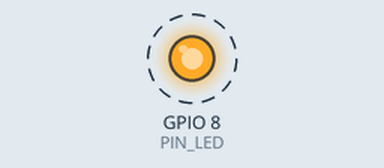
The sketch below on a simulated ESP32-C3. On the bench: output pins drawn as LEDs (lit = HIGH). Dashed ring = blinking. Nothing arrives over Bluetooth unless stated; a phone connects over Bluetooth LE 3 s after start; what the sketch prints to the serial monitor is not drawn.

Above: at 3.7 s.
Timing chart, 0 to 7.9 s (numbered marks = the images above):
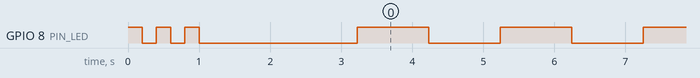

The sketch:

test_step3.ino
```cpp
/*
 * Step 3 - Test basic BLE (no callbacks, just advertise)
 */

#include <Arduino.h>
#include <BLEDevice.h>
#include <BLEServer.h>
#include <BLEUtils.h>

#define PIN_LED 8

void setup() {
    pinMode(PIN_LED, OUTPUT);
    for (int i = 0; i < 3; i++) {
        digitalWrite(PIN_LED, HIGH); delay(200);
        digitalWrite(PIN_LED, LOW);  delay(200);
    }

    Serial.begin(115200);
    delay(2000);

    Serial.println();
    Serial.println("============================================");
    Serial.println("  STEP 3 - Testing BLE init...");
    Serial.println("============================================");

    Serial.print("[1] BLEDevice::init... ");
    BLEDevice::init("Test-Step3");
    Serial.println("OK");

    Serial.print("[2] createServer... ");
    BLEServer* server = BLEDevice::createServer();
    Serial.println("OK");

    Serial.print("[3] createService... ");
    BLEService* service = server->createService("0000ff00-0000-1000-8000-00805f9b34fb");
    Serial.println("OK");

    Serial.print("[4] service->start... ");
    service->start();
    Serial.println("OK");

    Serial.print("[5] startAdvertising... ");
    BLEAdvertising* adv = BLEDevice::getAdvertising();
    adv->addServiceUUID("0000ff00-0000-1000-8000-00805f9b34fb");
    BLEDevice::startAdvertising();
    Serial.println("OK");

    Serial.println();
    Serial.println("STEP 3 PASSED - BLE advertising as Test-Step3");
    Serial.println("Scan with nRF Connect to verify");
    Serial.println();
}

void loop() {
    static unsigned long last = 0;
    if (millis() - last >= 1000) {
        last = millis();
        digitalWrite(PIN_LED, !digitalRead(PIN_LED));
        Serial.print(".");
    }
    delay(10);
}
```

Measured:
- by itself, GPIO 8 (PIN_LED): goes LOW 0.20 s, HIGH 0.20 s, LOW 0.20 s, HIGH 0.20 s, LOW 2.2 s, 63 × (HIGH 1.0 s, LOW 1.0 s), then HIGH
